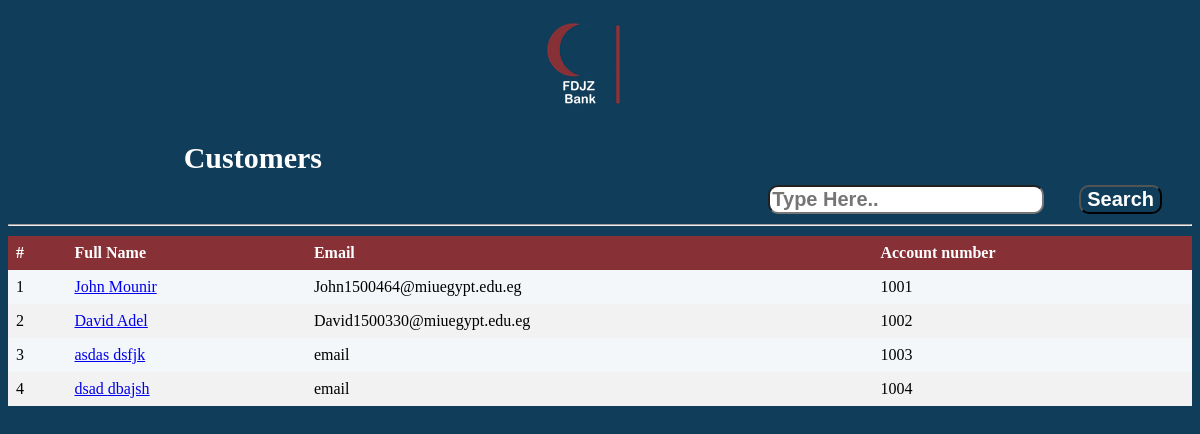
/Worker/php/Showusers.php, run on an earlier commit of the app's database.
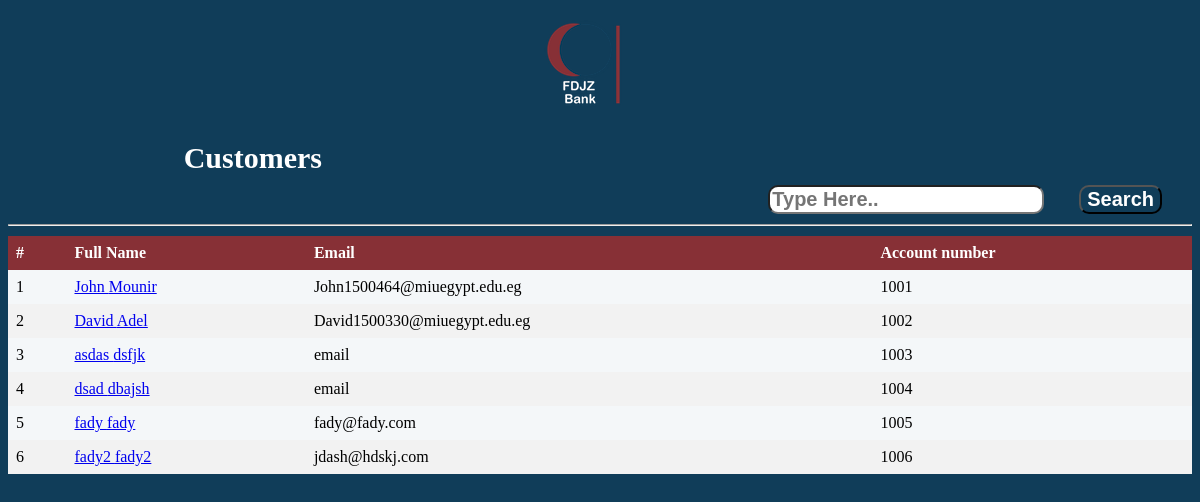
And on a later commit of the database.
### tables this page shows
CREATE TABLE `customer_account` (
  `ID` int(11) NOT NULL,
  `FNAME` varchar(50) DEFAULT NULL,
  `LNAME` varchar(50) DEFAULT NULL,
  `PersonalID` varchar(14) DEFAULT NULL,
  `Address` varchar(100) DEFAULT NULL,
  `MobileNumber` varchar(11) DEFAULT NULL,
  `Email` varchar(200) DEFAULT NULL,
  `DateOfBirth` date DEFAULT NULL,
  `WorkerID` int(11) NOT NULL,
  `DateAdded` datetime NOT NULL
);

### Worker/ClassesGedida/dbconnect.php (called while the page is built, shortened)
<?php
  class dbconnect
  {
      private $servername;
      private $username;
      private $password;
      private $db;
      private $con;
      function __construct()
      {
          $this->servername = "localhost";
          $this->username = "root";
          $this->password = "";
          $this->db = "FDJZ";
          $this->con = $this->Connect();
      }
      function connect()
      {
          $this->con = mysqli_connect($this->servername, $this->username, $this->password, $this->db);
          if ($this -> con ->connect_error)
          {
              die("Failed to connect: " .$this->con->connect_error);
          }
          else
          {
              return $this->con;
          }
      }
      function executesql($sql)
      {
        $result = mysqli_query($this->con, $sql);
        if($result == TRUE)
              {
          return $result;
        }
        else
              {
          echo "Error executing SQL statement: " .$this->con->error;
        }
      }
  }
?>

### Worker/ClassesGedida/WorkerAdminCommon.php (the view, shortened to what this page needs)
<?php
  class WorkerAdminCommon extends User{
    function showAllCustomers(){
      $db = new dbconnect;
      $db->connect();
      $sql = "SELECT `FName`, `LName`, `Email`, `id`
              FROM `customer_account`
              ";
      $result = $db->executesql($sql);
      $counter = 1;
      foreach($result as $row){
          echo'<tr>';
          echo'<td>'.$counter++.'</td>';
          echo'<td><a href="Usersreport.php?id='.$row['id'].'">'.$row['FName']." ".$row['LName'].'</a></td>';
          echo'<td>'.$row['Email'].'</td>';
          echo'<td>'.$row['id'].'</td>';
          echo'</tr>';
      }
    }
  }
?>

What changed in the data, as far as the page shows it:
added customer_account: FNAME "fady", LNAME "fady", Email "fady@fady.com", ID "1005"
added customer_account: FNAME "fady2", LNAME "fady2", Email "jdash@hdskj.com", ID "1006"
